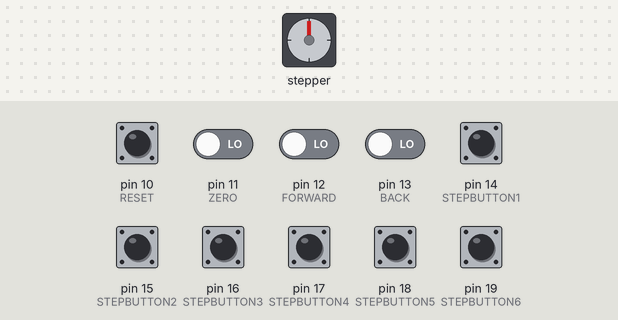
Simulated run of this sketch. Board: Arduino Uno, built with avr-gcc and run on an emulated ATmega328P. On the bench: stepper motor. Wiring (inferred from the names in the program): stepper motor (2048 steps per turn assumed): coils pin 2, pin 3, pin 4, pin 5. The inputs (shaded band) are chosen by the test bench; at power-on: pin 10 (RESET), pin 11 (ZERO), pin 12 (FORWARD), pin 13 (BACK), pin 14 (STEPBUTTON1), pin 15 (STEPBUTTON2), pin 16 (STEPBUTTON3), pin 17 (STEPBUTTON4), pin 18 (STEPBUTTON5), pin 19 (STEPBUTTON6) LOW.

Above: at 1.2 s.
1.3 s: pin 12 (FORWARD) driven HIGH
At 1.75 s:
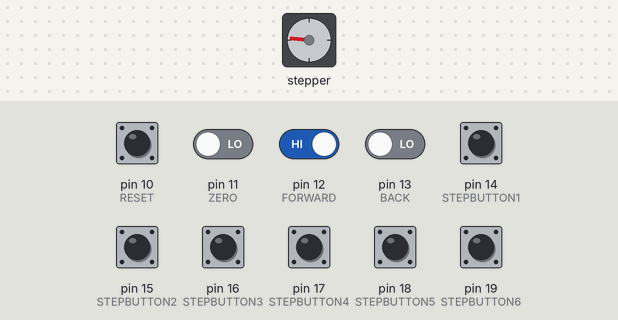
4.3 s: pin 11 (ZERO) driven HIGH
At 5.0 s:
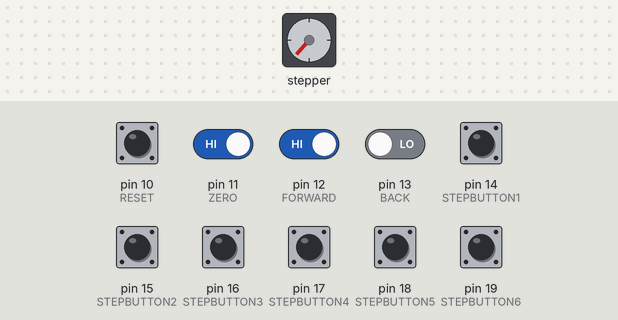
5.8 s: pin 11 (ZERO) driven LOW
At 6.25 s:
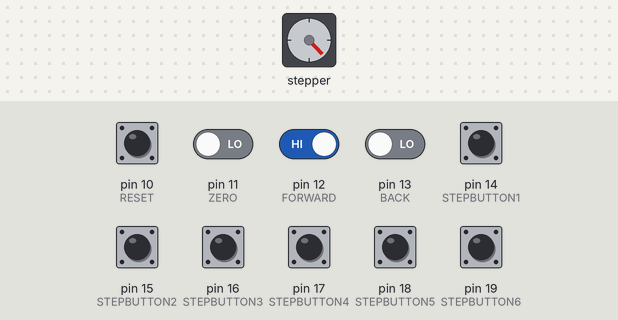
8.8 s: pin 10 (RESET) pulled HIGH for 0.15 s
11.9 s: pin 13 (BACK) driven HIGH
At 11.9 s:
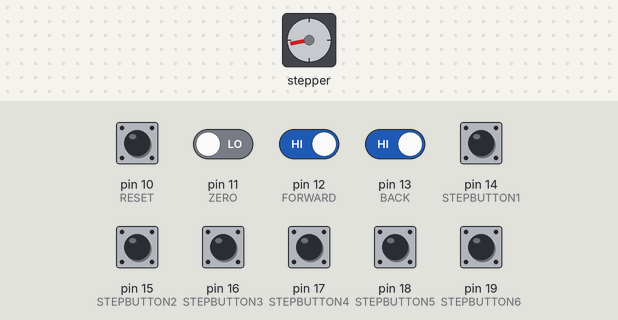
Timing chart, 0 to 14.4 s (numbered marks = the images above; inputs shaded):
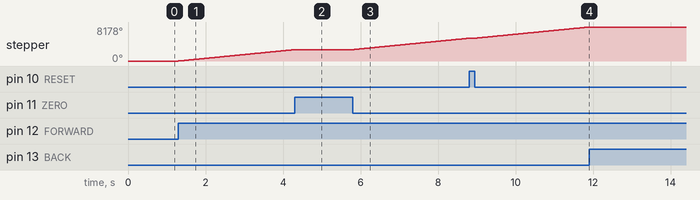

Measured:
- after the input at 1.3 s, stepper: keeps turning clockwise at about 914°/s, starting at once
- after the input at 4.3 s, stepper: goes on until 4.3 s, then stays 2741°
- after the input at 5.8 s, stepper: keeps turning clockwise at about 914°/s, starting at once
- after the input at 11.9 s, stepper: stops changing and stays 8178°

The sketch:

8_step_sequencer.ino
```cpp
// vim: ft=c

/*
 * 8 step sequencer for analog synthesizer
 * for use with an arduino nano, may be used with an uno if the 8 buttons are
 * not needed.
 *
 * rewritten from a project on https://www.lookmumnocomputer.com/projects/#/sequencer-keyboard/
 *
 */

//constants for the Arduino pin values
#define STEP1 2
#define STEP2 3
#define STEP3 4
#define STEP4 5
#define STEP5 6
#define STEP6 7
#define STEP7 8
#define STEP8 9
#define STEPBUTTON1   14
#define STEPBUTTON2   15
#define STEPBUTTON3   16
#define STEPBUTTON4   17
#define STEPBUTTON5   18
#define STEPBUTTON6   19
#define STEPBUTTON7   21
#define STEPBUTTON8   20

#define RESET 10
#define ZERO 11
#define FORWARD 12
#define BACK 13

int old_step = 0; //global to store previous stepper value

/*
 * check pins for runmode and determine step from that
 *
 * params:
 * step (int) - pin value to use for sending voltage to the correct
 *              arduino pin.
 *
 * returns: int value of step
 */
int stepper(int step)
{
    int modes[] = {FORWARD, BACK, ZERO, RESET};
    int current_mode;
    //iterate over the runmodes to determine which is getting HIGH volt
    for (int i = 0; i < (sizeof(modes)/sizeof(int)); ++i) {
        if (digitalRead(modes[i]) == HIGH) {
            switch (modes[i]) {
                case BACK:
                    //decrement to step back
                    step--;
                    current_mode = BACK;
                    break;
                case ZERO:
                    step = 0;
                    current_mode = ZERO;
                    break;
                case RESET:
                    step = 0;
                    current_mode = RESET;
                    break;
                default:
                    //default to stepping forward
                    step++;
                    current_mode = FORWARD;
                    break;
            }
        }
        //bounds checking to make sure we don't loop outside of our STEP values
        if ((step < STEP1 || step > STEP8) && current_mode == FORWARD) {
            return STEP1;
        }
        else if ((step < STEP1 || step > STEP8) && current_mode == BACK) {
            return STEP8;
        }
    }
    return step;
}

/*
 * check input pins for a buttonpush.
 * if a button is pushed, return the corresponding integer
 * to play a sequence on the correct output pin.
 *
 * relationship between STEP and STEPBUTTON is: STEP{n} = STEPBUTTON{n} - 12
 */
int buttonpush()
{
    // check if the digital pins are activated and return the correct value
    for (int i = STEPBUTTON1; i <= STEPBUTTON8; ++i) {
        if (digitalRead(i) == HIGH) {
            return i - 12;
        }
    }
    // return 0 if we don't have any button pushes
    return 0;
}

void setup()
{
    // setup pins for input or output
    pinMode(STEP1, OUTPUT);
    pinMode(STEP2, OUTPUT);
    pinMode(STEP3, OUTPUT);
    pinMode(STEP4, OUTPUT);
    pinMode(STEP5, OUTPUT);
    pinMode(STEP6, OUTPUT);
    pinMode(STEP7, OUTPUT);
    pinMode(STEP8, OUTPUT);
    pinMode(FORWARD, INPUT);
    pinMode(BACK, INPUT);
    pinMode(RESET, INPUT);
    pinMode(ZERO, INPUT);
    pinMode(STEPBUTTON1, INPUT);
    pinMode(STEPBUTTON2, INPUT);
    pinMode(STEPBUTTON3, INPUT);
    pinMode(STEPBUTTON4, INPUT);
    pinMode(STEPBUTTON5, INPUT);
    pinMode(STEPBUTTON6, INPUT);
}


void loop()
{
    // set the value of a buttonpush, if no button is pushed, set the next step
    // in the sequence.
    int current_step = buttonpush();
    if (current_step < STEP1) {
        current_step = stepper(old_step);
    }
    old_step = current_step;
    //write voltage to the correct pin, depending on the led val
    for (int i = STEP1; i <= STEP8; i++) {
        if (i == current_step) {
            digitalWrite(i, HIGH);
        } else {
            digitalWrite(i, LOW);
        }
    }
}
```
